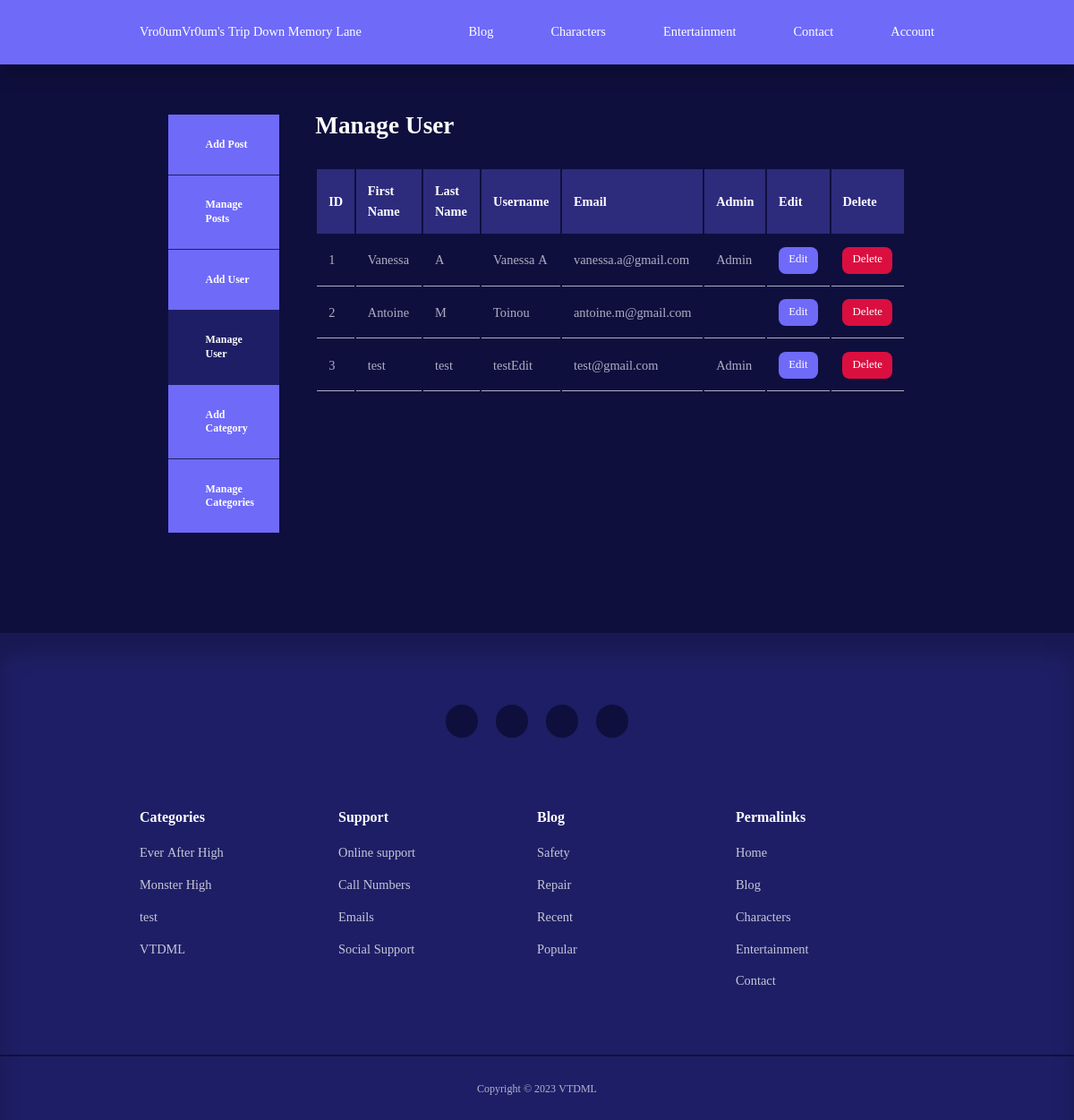
/VTDML/admin/user-manage.php, run on an earlier commit of the app's database.
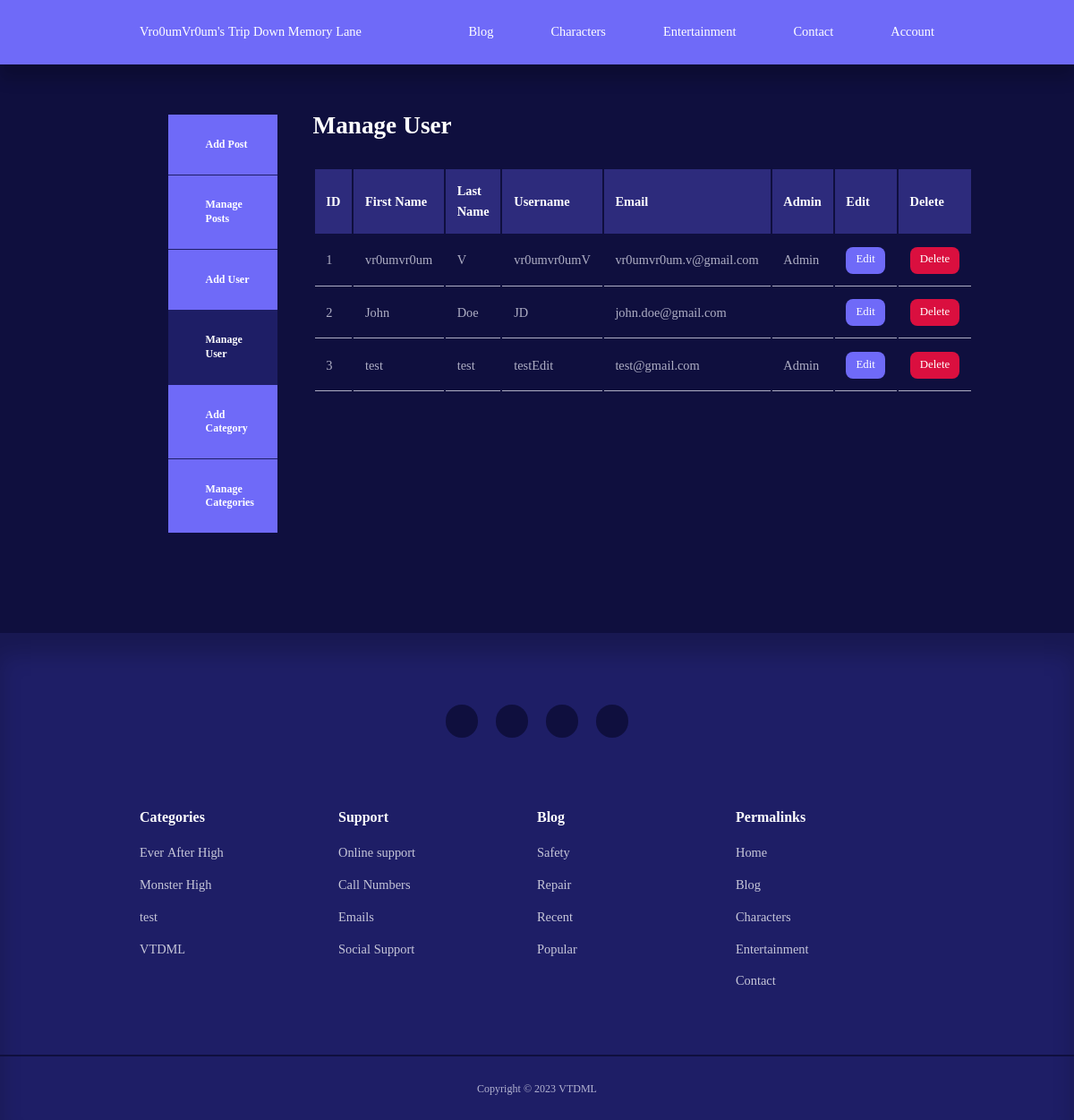
And on a later commit of the database.
### tables this page shows
CREATE TABLE `users` (
  `id` int(11) NOT NULL,
  `fname` varchar(255) NOT NULL,
  `lname` varchar(255) NOT NULL,
  `username` varchar(255) NOT NULL,
  `email` varchar(255) NOT NULL,
  `admin` tinyint(1) NOT NULL,
  `password` varchar(255) NOT NULL
);

CREATE TABLE `topics` (
  `id` int(11) NOT NULL,
  `name` varchar(255) NOT NULL,
  `slug` varchar(255) NOT NULL
);

### VTDML/admin/includes/admin_function.php (called while the page is built, shortened)
<?php
require_once('../includes/public_functions.php');
$tuser = 'users';
$users = selectAll($tuser);
?>

### VTDML/config.php (called while the page is built, shortened)
<?php
$connection = new mysqli("localhost", "root", "", "vtdml");
function selectAll($nameTable, $conditions = [])
{
    global $connection;
    $sql = "SELECT * FROM $nameTable";
    if (empty($conditions)) {
        $stmt = $connection->prepare($sql);
        $stmt->execute();
        $records = $stmt->get_result()->fetch_all(MYSQLI_ASSOC);
        return $records;
    }
}
?>

### VTDML/includes/public_functions.php (called while the page is built, shortened)
<?php
function getAllTopics()
{
    global $connection;
    $sql = "SELECT * FROM topics ORDER BY name";
    $result = mysqli_query($connection, $sql);
    $topics = mysqli_fetch_all($result, MYSQLI_ASSOC);
    return $topics;
}
?>

### VTDML/admin/user-manage.php (the view, shortened to what this page needs)
<?php $page = 'Admin | Manage User'; ?>
<?php require_once('../config.php'); ?>
<?php require_once(ROOT_PATH . '/admin/includes/admin_function.php'); ?>
<?php require_once(ROOT_PATH . '/admin/includes/head_section.php') ?>
<?php include(ROOT_PATH . '/admin/includes/navbar.php'); ?>
<section class="dashboard">
    <div class="container dashboard__container">
        <?php include 'includes/aside.php' ?>
        <main>
            <h2>Manage User</h2>
            <table>
                <thead>
                    <tr>
                        <th>ID</th>
                        <th>First Name</th>
                        <th>Last Name</th>
                        <th>Username</th>
                        <th>Email</th>
                        <th>Admin</th>
                        <th>Edit</th>
                        <th>Delete</th>
                    </tr>
                </thead>
                <tbody>
                    <?php foreach ($users as $key => $users): ?>
                        <tr>
                            <td>
                                <?php echo $key + 1 ?>
                            </td>
                            <td>
                                <?php echo $users['fname'] ?>
                            </td>
                            <td>
                                <?php echo $users['lname'] ?>
                            </td>
                            <td>
                                <?php echo $users['username'] ?>
                            </td>
                            <td>
                                <?php echo $users['email'] ?>
                            </td>
                            <td>
                                <?php if ($users['admin'] == 1): ?>
                                    Admin
                                <?php else: ?>
                                <?php endif; ?>
                            </td>
                            <td>
                                <a href="./user-edit.php?user_up_id=<?php echo $users['id'] ?>" class="btn sm">
                                    Edit
                                </a>
                            </td>
                            <td>
                                <a href="./user-manage.php?user_del_id=<?php echo $users['id'] ?>" class="btn sm danger">
                                    Delete
                                </a>
                            </td>
                        </tr>
                    <?php endforeach; ?>
                </tbody>
            </table>
        </main>
    </div>
</section>
<?php include(ROOT_PATH . '/admin/includes/footer.php'); ?>

### VTDML/admin/includes/head_section.php (shortened to what this page needs)
<!DOCTYPE html>
<html lang="en">
<head>
    <link rel="stylesheet" href="../static/css/style.css">
    <link href="https://cdn.jsdelivr.net/npm/remixicon@3.2.0/fonts/remixicon.css" rel="stylesheet">
</head>

### VTDML/admin/includes/navbar.php (shortened to what this page needs)
<body>
    <nav>
        <div class="container nav__container">
            <a href="../index.php" class="nav_logo"> Vro0umVr0um's Trip Down Memory Lane</a>
            <ul class="nav__items">
                <li><a href="../blog.php">Blog</a></li>
                <li><a href="../characters.php">Characters</a></li>
                <li><a href="../entertainment.php">Entertainment</a></li>
                <li><a href="">Contact</a></li>
                <li class="nav__profile">
                    <?php if (isset($_SESSION['id'])): ?>
                        <a href="">
                            <i class="ri-user-fill">
                                <?php echo $_SESSION['username'] ?>
                            </i>
                        </a>
                        <ul>
                            <li><a href="./post-manage.php">Dashboard</a></li>
                            <li><a href="../logout.php">Logout</a></li>
                        </ul>
                    <?php else: ?>
                        <a href="../register.php">Account</a>
                    <?php endif; ?>
                </li>
            </ul>
        </div>
    </nav>

### VTDML/admin/includes/aside.php (shortened to what this page needs)
<aside>
    <ul>
        <li>
            <a href="./post-add.php">
                <h5> Add Post</h5>
            </a>
        </li>
        <li>
            <a href="./post-manage.php" <?php echo ($page == 'Admin | Manage Post') ? "class='active'" : ""; ?>>
                <h5>Manage Posts</h5>
            </a>
        </li>
        <li>
            <a href="./user-add.php">
                <h5>Add User</h5>
            </a>
        </li>
        <li>
            <a href="./user-manage.php" <?php echo ($page == 'Admin | Manage User') ? "class='active'" : ""; ?>>
                <h5>Manage User</h5>
            </a>
        </li>
        <li>
            <a href="./topic-add.php">
                <h5>Add Category</h5>
            </a>
        </li>
        <li>
            <a href="./topic-manage.php" <?php echo ($page == 'Admin | Manage Topic') ? "class='active'" : ""; ?>>
                <h5>Manage Categories</h5>
            </a>
        </li>
    </ul>
</aside>

### VTDML/admin/includes/footer.php
<?php $topics = getAllTopics(); ?>
<footer>
    <div class="footer__socials">
        <a href="#" target="_blank"><i class="ri-tumblr-line"></i></a>
        <a href="#" target="_blank"><i class="ri-instagram-line"></i></a>
        <a href="#" target="_blank"><i class="ri-messenger-line"></i></a>
        <a href="#" target="_blank"><i class="ri-facebook-line"></i></a>
    </div>
    <div class="container footer__container">
        <article>
            <h4>
                Categories
            </h4>
            <ul>
                <?php foreach ($topics as $topic): ?>
                    <li>
                        <a href="<?php echo '../filtered_posts.php?topic=' . $topic['id'] ?>">
                            <?php echo $topic['name']; ?>
                        </a>
                    </li>
                <?php endforeach ?>
            </ul>
        </article>
        <article>
            <h4>
                Support
            </h4>
            <ul>
                <li>
                    <a href="">Online support</a>
                </li>
                <li>
                    <a href="">Call Numbers</a>
                </li>
                <li>
                    <a href="">Emails</a>
                </li>
                <li>
                    <a href="">Social Support</a>
                </li>
            </ul>
        </article>
        <article>
            <h4>
                Blog
            </h4>
            <ul>
                <li>
                    <a href="">Safety</a>
                </li>
                <li>
                    <a href="">Repair</a>
                </li>
                <li>
                    <a href="">Recent</a>
                </li>
                <li>
                    <a href="">Popular</a>
                </li>
            </ul>
        </article>
        <article>
            <h4>
                Permalinks
            </h4>
            <ul>
                <li>
                    <a href="../index.php">Home</a>
                </li>
                <li>
                    <a href="../blog.php">Blog</a>
                </li>
                <li>
                    <a href="../characters.php">Characters</a>
                </li>
                <li>
                    <a href="../entertainment.php">Entertainment</a>
                </li>
                <li>
                    <a href="">Contact</a>
                </li>
            </ul>
        </article>
    </div>
    <div class="footer__copyright">
        <small>Copyright &copy; 2023 VTDML</small>
    </div>
</footer>
</body>
</html>

### VTDML/static/css/style.css (style rules this page uses)
:root { --color-primary: #6f6af8; --color-primary-light: hsl(242, 91%, 69%, 18%); --color-primary-variant: #5854c7; --color-red: #da0f3f; --color-red-light: hsl(346, 87%, 46%, 15%); --color-green: #00ca76; --color-green-light: hsl(156, 100%, 38%, 15%); --color-gray-900: #1e1e66; --color-gray-700: #2d2b7c; --color-gray-300: rgba(242, 242, 254, 0.3); --color-gray-200: #f2f2feb3; --color-white: #ffffff; --color-bg: #0f0f3e; --transition: all 300ms ease; --container-width-lg: 74%; --container-width-md: 88%; --form-width: 40%; --card-border-radius-1: 0.3rem; --card-border-radius-2: 0.5rem; --card-border-radius-3: 0.8rem; --card-border-radius-4: 2rem; --card-border-radius-5: 5rem; }
* { margin: 0; padding: 0; outline: 0; border: 0; appearance: 0; list-style: none; text-decoration: none; box-sizing: border-box; }
body { font-family: "Noto Serif Hebrew", serif; line-height: 1.6; color: var(--color-gray-200); overflow-x: hidden; background: var(--color-bg); font-size: 0.9rem; }
.container { width: var(--container-width-lg); max-width: 1800px; margin-inline: auto; }
section { margin-top: 3rem; width: 100vw; }
h1, h2, h3, h4, h5 { color: var(--color-white); line-height: 1.3; }
h2 { font-size: 1.7rem; margin: 1rem 0; }
h4 { font-size: 1rem; }
a { color: var(--color-white); transition: var(--transition); }
nav { background: var(--color-primary); width: 100vw; height: 4.5rem; position: fixed; top: 0; z-index: 10; box-shadow: 0 1rem 1rem rgba(0, 0, 0, 0.2); }
.nav__container { height: 100%; display: flex; align-items: center; justify-content: space-between; }
.nav__items { display: flex; align-items: center; gap: 4rem; }
.nav__profile { position: relative; }
.btn { display: inline-block; width: fit-content; padding: 0.6rem 1.2rem; background: var(--color-primary); border-radius: var(--card-border-radius-2); transition: var(--transition); color: var(--color-white); }
.btn.sm { padding: 0.3rem 0.7rem; font-size: 0.8rem }
.btn.danger { background: var(--color-red); }
.dashboard { margin-top: 6rem; }
.dashboard__container { display: grid; grid-template-columns: auto auto; gap: 1rem; padding: 2rem; margin-bottom: 5rem; }
.dashboard aside a { background: var(--color-primary); display: flex; gap: 1rem; align-items: center; padding: 1.6rem; }
.dashboard aside ul li:not(:last-child) { border-bottom: 1px solid var(--color-gray-900); }
.dashboard aside a.active { background: var(--color-gray-900); }
.dashboard main { margin-left: 1.5rem; }
.dashboard main h2 { margin: 0 0 2rem 0; line-height: 1; }
.dashboard main table { width: 100%; text-align: left; }
.dashboard main table th { background: var(--color-gray-700); padding: 0.8rem; color: var(--color-white); }
.dashboard main table td { padding: 0.8rem; border-bottom: 1px solid var(--color-gray-200); }
footer { background: var(--color-gray-900); padding: 5rem 0 0; box-shadow: inset 0 1.5rem 1.5rem rgba(0, 0, 0, 0.2); }
.footer__socials { margin-inline: auto; width: fit-content; margin-bottom: 5rem; display: flex; justify-content: space-between; align-items: center; gap: 1.2rem; }
.footer__socials a { background: var(--color-bg); border-radius: 50%; width: 2.3rem; height: 2.3rem; display: flex; align-items: center; justify-content: center; }
.footer__container { display: grid; grid-template-columns: repeat(4, 1fr); }
footer h4 { color: var(--color-white); margin-bottom: 0.6rem; }
footer ul li { padding: 0.4rem 0; }
footer ul a { opacity: 0.75; }
.footer__copyright { text-align: center; padding: 1.5rem 0; border-top: 2px solid var(--color-bg); margin-top: 4rem; }

What changed in the data, as far as the page shows it:
changed users: fname "Vanessa" → "vr0umvr0um"; lname "A" → "V"; username "Vanessa A" → "vr0umvr0umV"; email "vanessa.a@gmail.com" → "vr0umvr0um.v@gmail.com"
changed users: fname "Antoine" → "John"; lname "M" → "Doe"; username "Toinou" → "JD"; email "antoine.m@gmail.com" → "john.doe@gmail.com"
